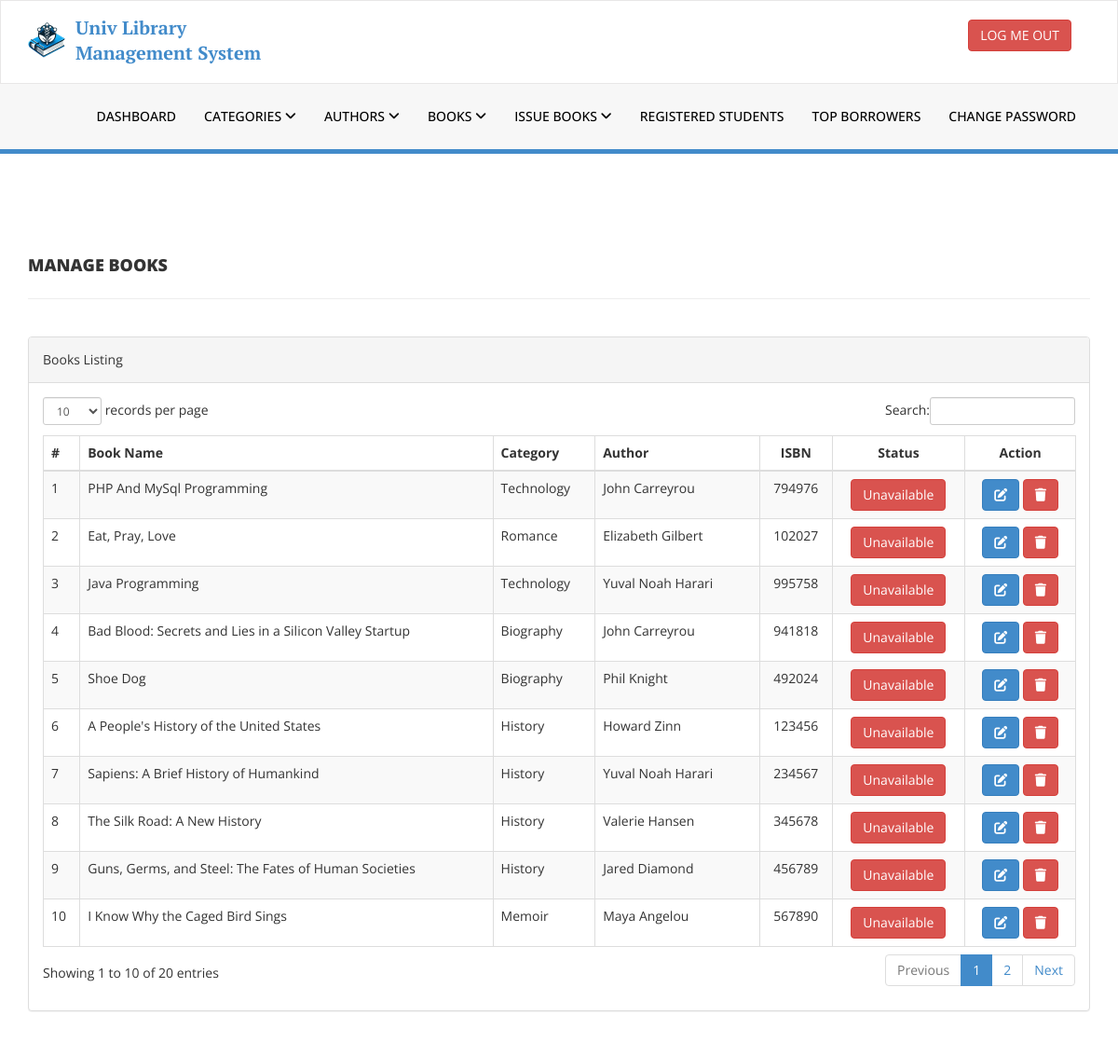
The app's page /library/admin/manage-books.php (signed in) with its own data.
### tables this page shows
CREATE TABLE `tblbooks` (
  `id` int(11) NOT NULL,
  `BookName` varchar(255) DEFAULT NULL,
  `CatId` int(11) DEFAULT NULL,
  `AuthorId` int(11) DEFAULT NULL,
  `ISBNNumber` int(11) DEFAULT NULL,
  `BookPrice` int(11) DEFAULT NULL,
  `RegDate` timestamp NULL DEFAULT current_timestamp(),
  `UpdationDate` timestamp NULL DEFAULT NULL ON UPDATE current_timestamp(),
  `status` int(11) DEFAULT 1
);

CREATE TABLE `tblcategory` (
  `id` int(11) NOT NULL,
  `CategoryName` varchar(150) DEFAULT NULL,
  `Status` int(1) DEFAULT NULL,
  `CreationDate` timestamp NULL DEFAULT current_timestamp(),
  `UpdationDate` timestamp NULL DEFAULT '0000-00-00 00:00:00' ON UPDATE current_timestamp()
);

CREATE TABLE `tblauthors` (
  `id` int(11) NOT NULL,
  `AuthorName` varchar(159) DEFAULT NULL,
  `creationDate` timestamp NULL DEFAULT current_timestamp(),
  `UpdationDate` timestamp NULL DEFAULT NULL ON UPDATE current_timestamp()
);

### library/admin/manage-books.php (the view, shortened to what this page needs)
<?php
include('includes/config.php');
if (strlen($_SESSION['alogin']) == 0) {
    header('location:index.php');
} else {
?>
    <!DOCTYPE html>
    <html xmlns="http://www.w3.org/1999/xhtml">
    <head>
        <link href="assets/css/bootstrap.css" rel="stylesheet" />
        <link
            rel="stylesheet"
            href="https://cdnjs.cloudflare.com/ajax/libs/font-awesome/6.5.1/css/all.min.css"
 />
        <link href="assets/js/dataTables/dataTables.bootstrap.css" rel="stylesheet" />
        <link href="assets/css/style.css" rel="stylesheet" />
    </head>
    <body>
        <?php include('includes/header.php'); ?>
        <div class="content-wrapper">
            <div class="container">
                <div class="row pad-botm">
                    <div class="col-md-12">
                        <h4 class="header-line">Manage Books</h4>
                    </div>
                    <div class="row">
                    </div>
                </div>
                <div class="row">
                    <div class="col-md-12">
                        <div class="panel panel-default">
                            <div class="panel-heading">
                                Books Listing
                            </div>
                            <div class="panel-body">
                                <div class="table-responsive">
                                    <table class="table table-striped table-bordered table-hover" id="dataTables-example">
                                        <thead>
                                            <tr>
                                                <th>#</th>
                                                <th>Book Name</th>
                                                <th>Category</th>
                                                <th>Author</th>
                                                <th style="text-align: center;">ISBN</th>
                                                <th style="text-align: center;">Status</th>
                                                <th style="text-align: center;">Action</th>
                                            </tr>
                                        </thead>
                                        <tbody>
                                            <?php $sql = "
                                                    SELECT
                                                        tblbooks.BookName,
                                                        tblcategory.CategoryName,
                                                        tblauthors.AuthorName,
                                                        tblbooks.ISBNNumber,
                                                        tblbooks.id as bookid,
                                                        tblbooks.status
                                                    FROM tblbooks
                                                    JOIN tblcategory ON tblcategory.id=tblbooks.CatId
                                                    JOIN tblauthors ON tblauthors.id=tblbooks.AuthorId";
                                            $query = $dbh->prepare($sql);
                                            $query->execute();
                                            $results = $query->fetchAll(PDO::FETCH_OBJ);
                                            $cnt = 1;
                                            if ($query->rowCount() > 0) {
                                                foreach ($results as $result) { ?>
                                                    <tr class="odd gradeX">
                                                        <td class="center"><?php echo htmlentities($cnt); ?></td>
                                                        <td class="center"><?php echo htmlentities($result->BookName); ?></td>
                                                        <td class="center"><?php echo htmlentities($result->CategoryName); ?></td>
                                                        <td class="center"><?php echo htmlentities($result->AuthorName); ?></td>
                                                        <td style="text-align: center;" class="center"><?php echo htmlentities($result->ISBNNumber); ?></td>
                                                        <td style="text-align: center;" class="center"><?php if ($result->status == 1) { ?>
                                                                <a href="#" class="btn btn-success btn-s">Available</a>
                                                            <?php } else { ?>
                                                                <a href="#" class="btn btn-danger btn-s">Unavailable</a>
                                                            <?php } ?>
                                                        </td>
                                                        <td style="text-align: center;" class="center">
                                                            <a href="edit-book.php?bookid=<?php echo htmlentities($result->bookid); ?>"><button class="btn btn-primary"><i class="fa fa-edit"></i></button>
                                                                <a href="manage-books.php?del=<?php echo htmlentities($result->bookid); ?>" onclick="return confirm('Are you sure you want to delete?');"> <button class=" btn btn-danger"><i class="fa fa-trash"></i></button>
                                                        </td>
                                                    </tr>
                                            <?php $cnt = $cnt + 1;
                                                }
                                            } ?>
                                        </tbody>
                                    </table>
                                </div>
                            </div>
                        </div>
                    </div>
                </div>
            </div>
        </div>
    </body>
    </html>
<?php } ?>

### library/admin/assets/css/style.css (style rules this page uses)
body { font-family: 'Open Sans', sans-serif; line-height: 28px; }
.content-wrapper { margin-top: 100px; min-height: 70vh; padding-bottom: 4rem; }
.header-line { font-weight: 900; padding-bottom: 25px; border-bottom: 1px solid #eeeeee; text-transform: uppercase; }
.pad-botm { padding-bottom: 30px; }

### records on screen
tblbooks: BookName "PHP And MySql Programming", tblcategory.CategoryName "Technology", AuthorId.AuthorName "John Carreyrou", ISBNNumber "794976", status "Unavailable"
tblbooks: BookName "Eat, Pray, Love", tblcategory.CategoryName "Romance", AuthorId.AuthorName "Elizabeth Gilbert", ISBNNumber "102027", status "Unavailable"
tblbooks: BookName "Java Programming", tblcategory.CategoryName "Technology", AuthorId.AuthorName "Yuval Noah Harari", ISBNNumber "995758", status "Unavailable"
tblbooks: BookName "Bad Blood: Secrets and Lies in a Silicon Valley Startup", tblcategory.CategoryName "Biography", AuthorId.AuthorName "John Carreyrou", ISBNNumber "941818", status "Unavailable"
tblbooks: BookName "Shoe Dog", tblcategory.CategoryName "Biography", AuthorId.AuthorName "Phil Knight", ISBNNumber "492024", status "Unavailable"
tblbooks: BookName "A People's History of the United States", tblcategory.CategoryName "History", AuthorId.AuthorName "Howard Zinn", ISBNNumber "123456", status "Unavailable"
tblbooks: BookName "Sapiens: A Brief History of Humankind", tblcategory.CategoryName "History", AuthorId.AuthorName "Yuval Noah Harari", ISBNNumber "234567", status "Unavailable"
tblbooks: BookName "The Silk Road: A New History", tblcategory.CategoryName "History", AuthorId.AuthorName "Valerie Hansen", ISBNNumber "345678", status "Unavailable"
tblbooks: BookName "Guns, Germs, and Steel: The Fates of Human Societies", tblcategory.CategoryName "History", AuthorId.AuthorName "Jared Diamond", ISBNNumber "456789", status "Unavailable"
tblbooks: BookName "I Know Why the Caged Bird Sings", tblcategory.CategoryName "Memoir", AuthorId.AuthorName "Maya Angelou", ISBNNumber "567890", status "Unavailable"
